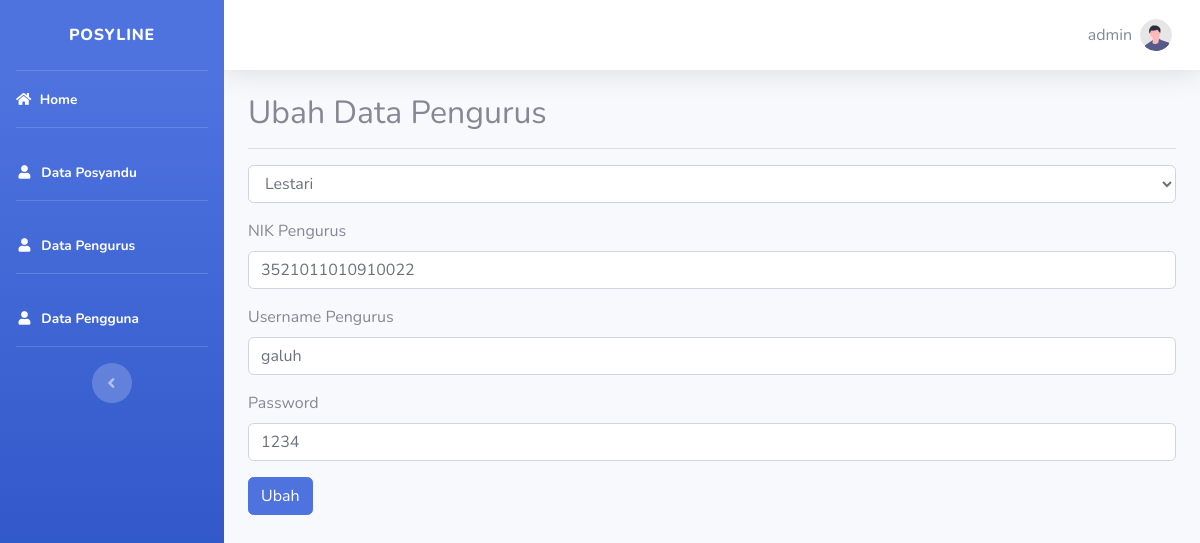
The app's page /admin/index.php?halaman=ubahpengurus&id=1 (signed in) with its own data.
### tables this page shows
CREATE TABLE `pengurus` (
  `id_pengurus` int(11) NOT NULL,
  `id_posyandu` varchar(50) NOT NULL,
  `nik_pengurus` varchar(50) NOT NULL,
  `username_pengurus` varchar(50) NOT NULL,
  `password_pengurus` varchar(50) NOT NULL
);

### admin/ubahpengurus.php (the view, shortened to what this page needs)
<h2>Ubah Data Pengurus</h2>
<hr>
<?php
$id = $_GET["id"];
$data = query("SELECT * FROM pengurus WHERE id_pengurus = $id")[0];
?>
<form method="post" enctype="multipart/form-data">
	<div class="form-group">
		<select name="nama" id="nama" class="form-control">
				<?php $ambil = query("SELECT * FROM data_posyandu"); ?>
				<?php foreach($ambil as $row): ?>
			<option value="<?=$row['id_posyandu']?>"><?=$row['nama_posyandu']?></option>
				<?php endforeach; ?>
		</select>
	</div>
	<div class="form-group">
		<label>NIK Pengurus</label>
		<input type="text" class="form-control" name="nik"
				value="<?= $data['nik_pengurus']; ?>">
	</div>
	<div class="form-group">
		<label>Username Pengurus</label>
		<input type="text" class="form-control" name="username"
				value="<?= $data['username_pengurus']; ?>">
	</div>
	<div class="form-group">
		<label>Password</label>
		<input type="text" class="form-control" name="password"
				value="<?= $data["password_pengurus"]; ?>">
	</div>
	<button class="btn btn-primary" type="submit" name="submit">Ubah</button>
</form>
<br>

### records on screen
pengurus: nik "3521011010910022", username "galuh", password "1234"

### other values on screen
$_SESSION['admin']['username_admin'] "admin"
form field nama "Lestari"
